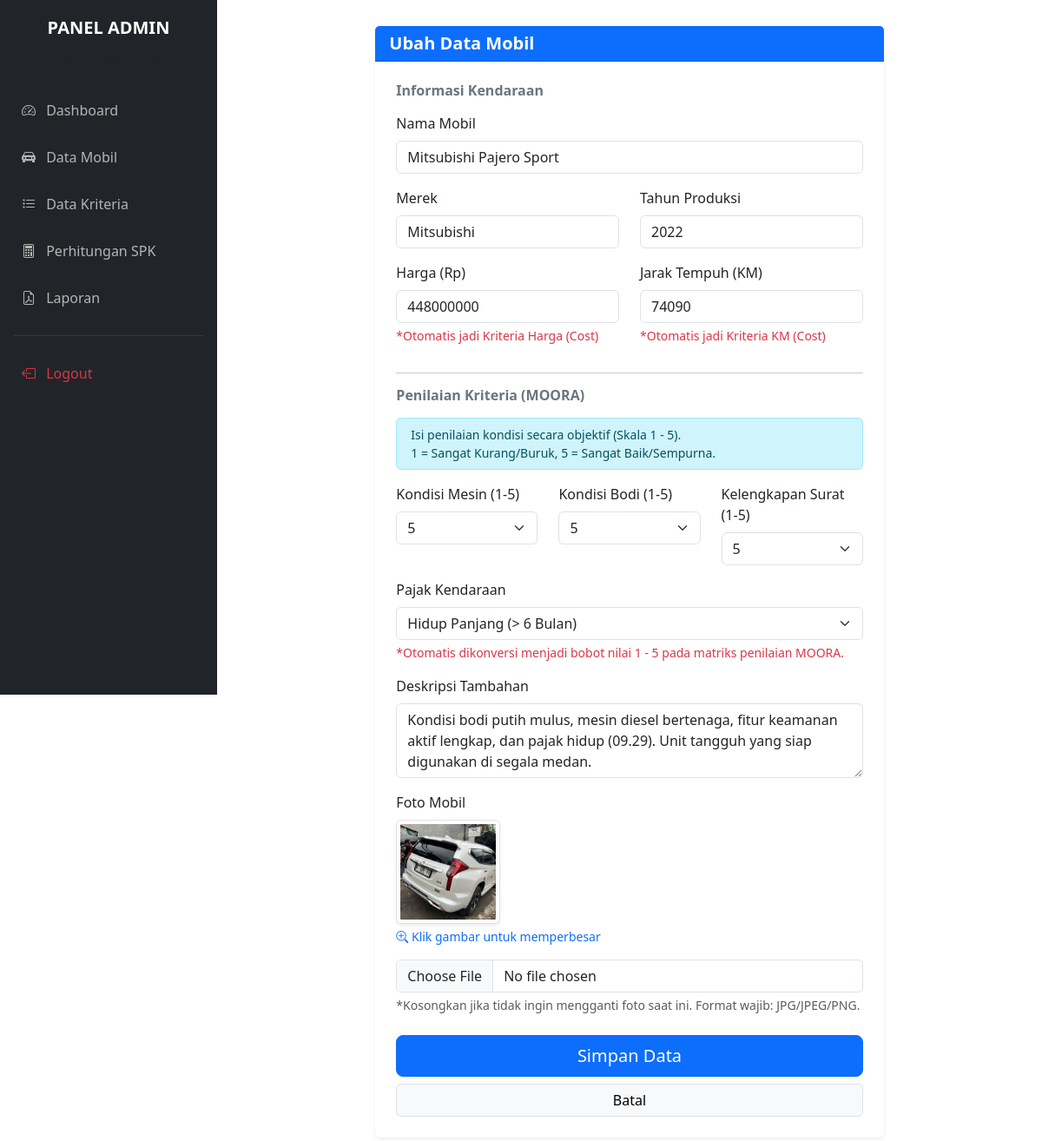
/admin/form_mobil.php?id=32 (signed in), run on the app's committed database.
### tables this page shows
CREATE TABLE `tb_alternatif` (
  `id_mobil` int(11) NOT NULL,
  `nama_mobil` varchar(100) NOT NULL,
  `merek` varchar(50) NOT NULL,
  `harga_asli` bigint(20) DEFAULT NULL,
  `tahun` int(11) DEFAULT NULL,
  `jarak_tempuh` int(11) DEFAULT NULL,
  `pajak_kendaraan` varchar(50) DEFAULT NULL,
  `deskripsi` text NOT NULL,
  `foto_mobil` varchar(255) NOT NULL
);

### config/functions.php (called while the page is built, shortened)
<?php
require 'koneksi.php';
function query($query) {
    global $conn;
    $result = mysqli_query($conn, $query);
    $rows = [];
    while ($row = mysqli_fetch_assoc($result)) {
        $rows[] = $row;
    }
    return $rows;
}
function cariMobil($id) {
    $m = query("SELECT * FROM tb_alternatif WHERE id_mobil = $id");
    $res = $m[0];
    $res['nilai_mesin'] = query("SELECT nilai FROM tb_penilaian WHERE id_mobil=$id AND id_kriteria=2")[0]['nilai'] ?? 0;
    $res['nilai_bodi']  = query("SELECT nilai FROM tb_penilaian WHERE id_mobil=$id AND id_kriteria=3")[0]['nilai'] ?? 0;
    $res['nilai_surat'] = query("SELECT nilai FROM tb_penilaian WHERE id_mobil=$id AND id_kriteria=6")[0]['nilai'] ?? 0;
    return $res;
}
?>

### admin/form_mobil.php (the view, shortened to what this page needs)
<?php
include 'header.php';
if (isset($_GET['id'])) {
    $judul = "Ubah Data Mobil";
    $is_edit = true;
    $id_mobil = $_GET['id'];
    $data = cariMobil($id_mobil);
} else {
    $judul = "Tambah Mobil Baru";
    $is_edit = false;
}
?>
<div class="row justify-content-center">
    <div class="col-md-8">
        <div class="card shadow-sm border-0 mb-5">
            <div class="card-header bg-primary text-white">
                <h5 class="mb-0 fw-bold"><?= $judul; ?></h5>
            </div>
            <div class="card-body p-4">
                <form action="" method="post" enctype="multipart/form-data">
                    <h6 class="fw-bold text-secondary mb-3">Informasi Kendaraan</h6>
                    <div class="mb-3">
                        <label class="form-label">Nama Mobil</label>
                        <input type="text" name="nama_mobil" class="form-control" required value="<?= $is_edit ? $data['nama_mobil'] : ''; ?>">
                    </div>
                    <div class="row">
                        <div class="col-md-6 mb-3">
                            <label class="form-label">Merek</label>
                            <input type="text" name="merek" class="form-control" required placeholder="Contoh: Toyota" value="<?= $is_edit ? $data['merek'] : ''; ?>">
                        </div>
                        <div class="col-md-6 mb-3">
                            <label class="form-label">Tahun Produksi</label>
                            <input type="number" name="tahun" class="form-control" required value="<?= $is_edit ? $data['tahun'] : ''; ?>">
                        </div>
                    </div>
                    <div class="row">
                        <div class="col-md-6 mb-3">
                            <label class="form-label">Harga (Rp)</label>
                            <input type="number" name="harga_asli" class="form-control" required value="<?= $is_edit ? $data['harga_asli'] : ''; ?>">
                            <div class="form-text text-danger">*Otomatis jadi Kriteria Harga (Cost)</div>
                        </div>
                        <div class="col-md-6 mb-3">
                            <label class="form-label">Jarak Tempuh (KM)</label>
                            <input type="number" name="jarak_tempuh" class="form-control" required value="<?= $is_edit ? $data['jarak_tempuh'] : ''; ?>">
                            <div class="form-text text-danger">*Otomatis jadi Kriteria KM (Cost)</div>
                        </div>
                    </div>
                    <hr>
                    <h6 class="fw-bold text-secondary mb-3">Penilaian Kriteria (MOORA)</h6>
                    <div class="alert alert-info small py-2">
                        Isi penilaian kondisi secara objektif (Skala 1 - 5). <br>
                        1 = Sangat Kurang/Buruk, 5 = Sangat Baik/Sempurna.
                    </div>
                    <div class="row">
                        <div class="col-md-4 mb-3">
                            <label class="form-label">Kondisi Mesin (1-5)</label>
                            <select name="kondisi_mesin" class="form-select" required>
                                <?php for($i=1; $i<=5; $i++): ?>
                                    <option value="<?= $i; ?>" <?= ($is_edit && $data['nilai_mesin'] == $i) ? 'selected' : ''; ?>><?= $i; ?></option>
                                <?php endfor; ?>
                            </select>
                        </div>
                        <div class="col-md-4 mb-3">
                            <label class="form-label">Kondisi Bodi (1-5)</label>
                            <select name="kondisi_bodi" class="form-select" required>
                                <?php for($i=1; $i<=5; $i++): ?>
                                    <option value="<?= $i; ?>" <?= ($is_edit && $data['nilai_bodi'] == $i) ? 'selected' : ''; ?>><?= $i; ?></option>
                                <?php endfor; ?>
                            </select>
                        </div>
                        <div class="col-md-4 mb-3">
                            <label class="form-label">Kelengkapan Surat (1-5)</label>
                            <select name="kelengkapan_surat" class="form-select" required>
                                <?php for($i=1; $i<=5; $i++): ?>
                                    <option value="<?= $i; ?>" <?= ($is_edit && $data['nilai_surat'] == $i) ? 'selected' : ''; ?>><?= $i; ?></option>
                                <?php endfor; ?>
                            </select>
                        </div>
                    </div>
                    <div class="mb-3">
                        <label class="form-label">Pajak Kendaraan</label>
                        <select name="pajak_kendaraan" class="form-select" required>
                            <option value="Hidup Panjang (> 6 Bulan)" <?= ($is_edit && $data['pajak_kendaraan'] == 'Hidup Panjang (> 6 Bulan)') ? 'selected' : ''; ?>>Hidup Panjang (> 6 Bulan)</option>
                        </select>
                        <div class="form-text text-danger">*Otomatis dikonversi menjadi bobot nilai 1 - 5 pada matriks penilaian MOORA.</div>
                    </div>
                    <div class="mb-3">
                        <label class="form-label">Deskripsi Tambahan</label>
                        <textarea name="deskripsi" class="form-control" rows="3"><?= $is_edit ? $data['deskripsi'] : ''; ?></textarea>
                    </div>
                    <div class="mb-4">
                        <label class="form-label">Foto Mobil</label>
                        <?php if($is_edit && !empty($data['foto_mobil'])): ?>
                            <div class="mb-3">
                                <img src="../foto_mobil/<?= $data['foto_mobil']; ?>"
                                     width="120"
                                     class="img-thumbnail shadow-sm"
                                     style="cursor: pointer; transition: 0.3s;"
                                     data-bs-toggle="modal"
                                     data-bs-target="#modalPreviewFoto"
                                     title="Klik untuk memperbesar"
                                     onmouseover="this.style.opacity='0.8'"
                                     onmouseout="this.style.opacity='1'">
                                <div class="form-text text-primary mt-1"><i class="bi bi-zoom-in"></i> Klik gambar untuk memperbesar</div>
                            </div>
                        <?php endif; ?>
                        <input type="file" name="foto" class="form-control">
                        <div class="form-text">*Kosongkan jika tidak ingin mengganti foto saat ini. Format wajib: JPG/JPEG/PNG.</div>
                    </div>
                    <div class="d-grid gap-2">
                        <button type="submit" name="submit" class="btn btn-primary btn-lg">Simpan Data</button>
                        <a href="data_mobil.php" class="btn btn-light border">Batal</a>
                    </div>
                </form>
            </div>
        </div>
    </div>
</div>
<?php include 'footer.php'; ?>

### data on the page
tb_alternatif: nama_mobil "Mitsubishi Pajero Sport", merek "Mitsubishi", tahun "2022", harga_asli "448000000", jarak_tempuh "74090", pajak_kendaraan "Hidup Panjang (> 6 Bulan)", deskripsi "Kondisi bodi putih mulus, mesin diesel bertenaga, fitur keamanan aktif lengkap, dan pajak hidup (09.29). Unit tangguh yang siap digunakan di segala medan.", foto_mobil (picture)

### other printed values
$_SESSION['role'] "ADMIN"
$judul "Ubah Data Mobil"
form field kondisi_mesin "5"
form field kondisi_bodi "5"
form field kelengkapan_surat "5"
